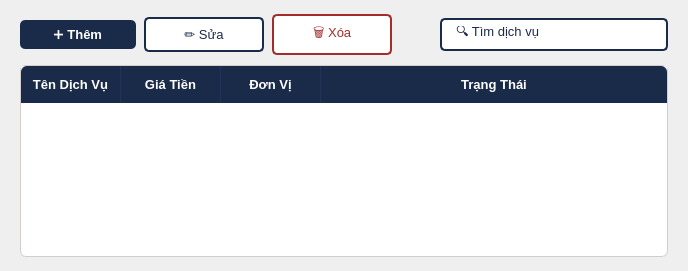
         <widget class="QWidget" name="pg_services">
          <layout class="QVBoxLayout" name="svcLayout">
           <property name="leftMargin"><number>20</number></property><property name="rightMargin"><number>20</number></property>
           <property name="topMargin"><number>14</number></property><property name="bottomMargin"><number>14</number></property>
           <property name="spacing"><number>10</number></property>
           <item>
            <layout class="QHBoxLayout" name="svcToolbar">
             <property name="spacing"><number>8</number></property>
             <item><widget class="QPushButton" name="btn_svc_add">
              <property name="styleSheet"><string notr="true">QPushButton{background:#1A2B4A;color:#FFF;border:none;border-radius:5px;padding:7px 18px;font-size:13px;font-weight:bold;min-width:80px;}QPushButton:hover{background:#223259;}QPushButton:pressed{background:#0F1B30;}</string></property>
              <property name="text"><string>➕ Thêm</string></property>
             </widget></item>
             <item><widget class="QPushButton" name="btn_svc_edit">
              <property name="styleSheet"><string notr="true">QPushButton{background:#FFF;color:#1A2B4A;border:1.5px solid #1A2B4A;border-radius:5px;padding:7px 18px;font-size:13px;min-width:80px;}QPushButton:hover{background:#EAF2FB;border-color:#C9A84C;color:#C9A84C;}</string></property>
              <property name="text"><string>✏️ Sửa</string></property>
             </widget></item>
             <item><widget class="QPushButton" name="btn_svc_delete">
              <property name="styleSheet"><string notr="true">QPushButton{background:#FFF;color:#A32D2D;border:1.5px solid #A32D2D;border-radius:5px;padding:7px 18px;font-size:13px;min-width:80px;}QPushButton:hover{background:#FDECEA;}</string></property>
              <property name="text"><string>🗑 Xóa</string></property>
             </widget></item>
             <item><spacer><property name="orientation"><enum>Qt::Horizontal</enum></property><property name="sizeHint" stdset="0"><size><width>40</width><height>20</height></size></property></spacer></item>
             <item><widget class="QLineEdit" name="inp_svc_search">
              <property name="styleSheet"><string notr="true">QLineEdit{background:#FFF;border:1.5px solid #1A2B4A;border-radius:5px;padding:6px 12px;font-size:13px;color:#1A2B4A;min-width:200px;}QLineEdit:focus{border-color:#C9A84C;}</string></property>
              <property name="text"><string>🔍 Tìm dịch vụ</string></property>
             </widget></item>
            </layout>
           </item>
           <item>
            <widget class="QTableWidget" name="tbl_services">
             <property name="styleSheet"><string notr="true">QTableWidget{background:#FFF;alternate-background-color:#F0EDE6;border:1px solid #D3CECC;border-radius:6px;gridline-color:#E5E0D8;selection-background-color:#EAF2FB;selection-color:#1A2B4A;font-size:13px;}QTableWidget::item{padding:7px 10px;color:#1A2B4A;}QTableWidget::item:selected{background:#D6E8F7;}QHeaderView::section{background:#1A2B4A;color:#FFF;font-weight:bold;font-size:13px;padding:9px 10px;border:none;border-right:1px solid #223259;}QHeaderView::section:first{border-top-left-radius:6px;}QHeaderView::section:last{border-top-right-radius:6px;border-right:none;}</string></property>
             <property name="alternatingRowColors"><bool>true</bool></property>
             <property name="selectionBehavior"><enum>QAbstractItemView::SelectRows</enum></property>
             <attribute name="horizontalHeaderStretchLastSection"><bool>true</bool></attribute>
             <column><property name="text"><string>Tên Dịch Vụ</string></property></column>
             <column><property name="text"><string>Giá Tiền</string></property></column>
             <column><property name="text"><string>Đơn Vị</string></property></column>
             <column><property name="text"><string>Trạng Thái</string></property></column>
            </widget>
           </item>
          </layout>
         </widget>
